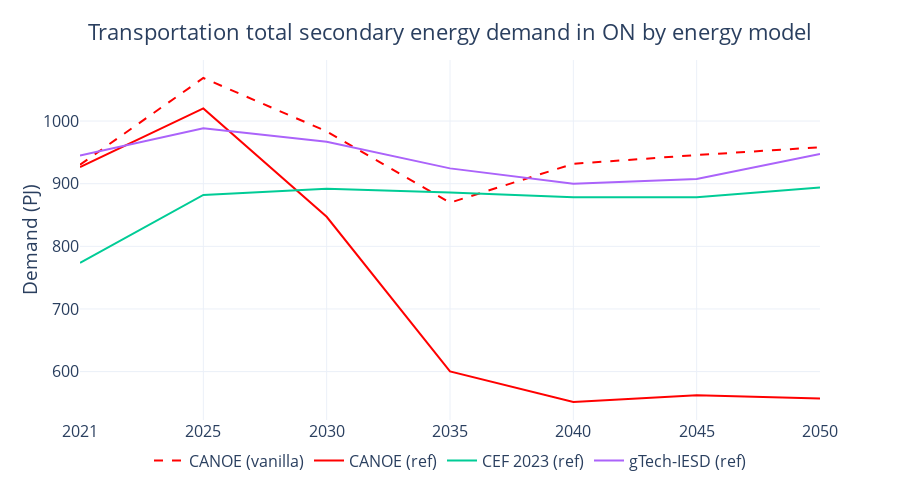

Notebook cell for this chart:
### Code cell
bau23_fig = bau23_demand[(bau23_demand['Sector'] == 'Transportation') & (bau23_demand['Carrier'] == 'Total End-Use')].copy()
ref_fig = ref_trnact[(ref_trnact['Mode'] == 'Fuel use') & (ref_trnact['Carrier'] != 'Other')].groupby('Period', as_index=False).sum('Demand (PJ)')
vanilla_fig = vanilla_trnact[(vanilla_trnact['Mode'] == 'Fuel use') & (vanilla_trnact['Carrier'] != 'Other')].groupby('Period', as_index=False).sum('Demand (PJ)')
gtech_fig = gtech23_ref_demand[gtech23_ref_demand['Sector'] == 'Transportation'].copy()

bau23_fig['Source'] = 'CEF 2023 (ref)'
ref_fig['Source'] = 'CANOE (ref)'
vanilla_fig['Source'] = 'CANOE (vanilla)'
gtech_fig['Source'] = 'gTech-IESD (ref)'

fig_df = pd.concat([vanilla_fig[['Period', 'Demand (PJ)', 'Source']], ref_fig[['Period', 'Demand (PJ)', 'Source']], bau23_fig[['Period', 'Demand (PJ)', 'Source']], gtech_fig[['Period', 'Demand (PJ)', 'Source']]]).reset_index(drop=True)

fig = px.line(fig_df, x='Period', y='Demand (PJ)', color='Source',
              template='plotly_white',
              width=900, height=500
              )

fig.update_traces(
    line=dict(color="red", dash='solid'),  # Change 'Source' to your specific source name
    selector=dict(name='CANOE (ref)')  # Replace 'Source A' with the actual name
)
fig.update_traces(
    line=dict(color="red", dash='dash'),  # Change 'Source' to your specific source name
    selector=dict(name='CANOE (vanilla)')  # Replace 'Source A' with the actual name
)

fig.update_layout(
    title=dict(text='Transportation total secondary energy demand in ON by energy model',
               x=0.5,
               y=0.95,
               xanchor='center',
               yanchor='top'
               ),
    xaxis=dict(title='Period'),
    yaxis=dict(title='Demand (PJ)'),
    yaxis_title_standoff=0,
    legend_title_text='',
    bargap=0.1,
    legend=dict(orientation='h',
                yanchor='bottom',
                y=-0.16,
                xanchor='center',
                x=0.5),
    font=dict(size=16,
              # family="Open Sans"
              ))

for annotation in fig.layout.annotations:
    annotation.text = annotation.text.split('=')[1]
    annotation.y = -0.05  
    annotation.yanchor = 'top' 

for axis in fig.layout:
    if axis.startswith('xaxis'):
        fig.layout[axis].title.text = ''

fig.show()

### Figure 1 — Plotly figure (JSON) as saved in the notebook; plotly's stock layout.template omitted (floating-point values rounded to 4 significant figures)
{"data": [{"hovertemplate": "Source=CANOE (vanilla)<br>Period=%{x}<br>Demand (PJ)=%{y}<extra></extra>", "legendgroup": "CANOE (vanilla)", "line": {"color": "red", "dash": "dash"}, "marker": {"symbol": "circle"}, "mode": "lines", "name": "CANOE (vanilla)", "orientation": "v", "showlegend": true, "type": "scatter", "x": ["2021", "2025", "2030", "2035", "2040", "2045", "2050"], "xaxis": "x", "y": [930.2, 1069.0, 983.5, 869.7, 931.7, 945.7, 958.1], "yaxis": "y"}, {"hovertemplate": "Source=CANOE (ref)<br>Period=%{x}<br>Demand (PJ)=%{y}<extra></extra>", "legendgroup": "CANOE (ref)", "line": {"color": "red", "dash": "solid"}, "marker": {"symbol": "circle"}, "mode": "lines", "name": "CANOE (ref)", "orientation": "v", "showlegend": true, "type": "scatter", "x": ["2021", "2025", "2030", "2035", "2040", "2045", "2050"], "xaxis": "x", "y": [926.5, 1020.0, 847.2, 600.2, 551.4, 562.1, 556.9], "yaxis": "y"}, {"hovertemplate": "Source=CEF 2023 (ref)<br>Period=%{x}<br>Demand (PJ)=%{y}<extra></extra>", "legendgroup": "CEF 2023 (ref)", "line": {"color": "#00cc96", "dash": "solid"}, "marker": {"symbol": "circle"}, "mode": "lines", "name": "CEF 2023 (ref)", "orientation": "v", "showlegend": true, "type": "scatter", "x": ["2021", "2025", "2030", "2035", "2040", "2045", "2050"], "xaxis": "x", "y": [773.6, 882.0, 892.0, 886.0, 878.3, 878.2, 893.9], "yaxis": "y"}, {"hovertemplate": "Source=gTech-IESD (ref)<br>Period=%{x}<br>Demand (PJ)=%{y}<extra></extra>", "legendgroup": "gTech-IESD (ref)", "line": {"color": "#ab63fa", "dash": "solid"}, "marker": {"symbol": "circle"}, "mode": "lines", "name": "gTech-IESD (ref)", "orientation": "v", "showlegend": true, "type": "scatter", "x": [2021, 2025, 2030, 2035, 2040, 2045, 2050], "xaxis": "x", "y": [944.9, 988.6, 966.9, 924.4, 900.0, 907.3, 947.2], "yaxis": "y"}], "layout": {"bargap": 0.1, "font": {"size": 16}, "height": 500, "legend": {"orientation": "h", "title": {"text": ""}, "tracegroupgap": 0, "x": 0.5, "xanchor": "center", "y": -0.16, "yanchor": "bottom"}, "margin": {"t": 60}, "title": {"text": "Transportation total secondary energy demand in ON by energy model", "x": 0.5, "xanchor": "center", "y": 0.95, "yanchor": "top"}, "width": 900, "xaxis": {"anchor": "y", "domain": [0, 1], "title": {"text": ""}}, "yaxis": {"anchor": "x", "domain": [0, 1], "title": {"standoff": 0, "text": "Demand (PJ)"}}}}
